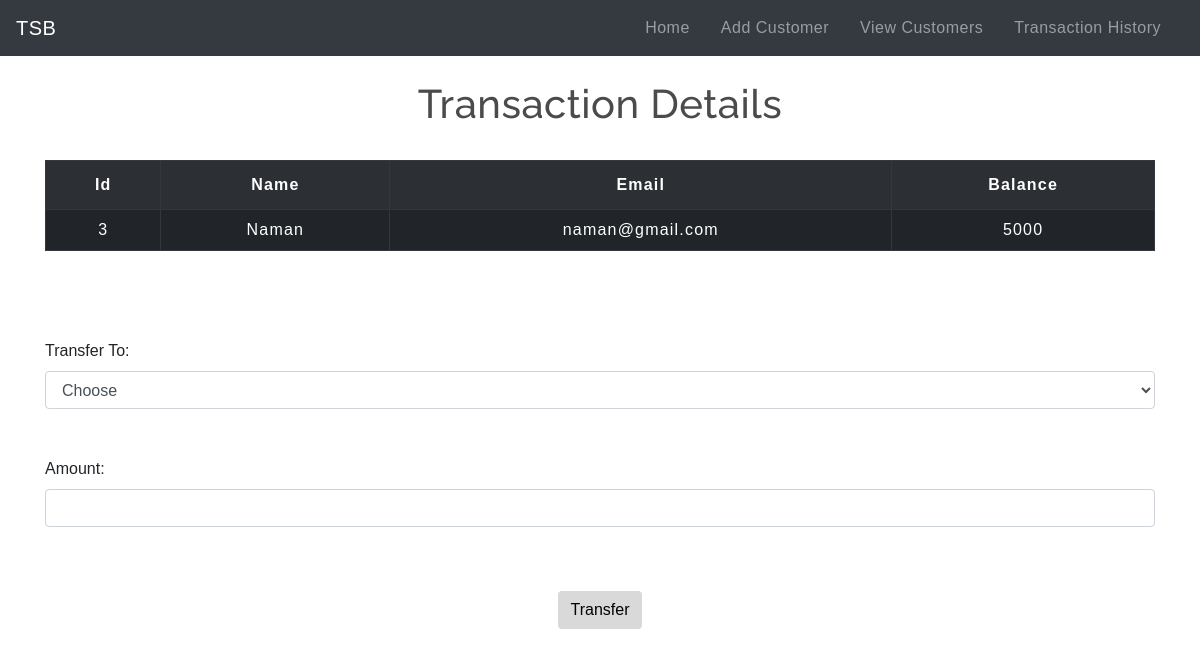
The app's page /selectuserdetail.php?id=3 with its own data.
### tables this page shows
CREATE TABLE `customers` (
  `id` int(3) NOT NULL,
  `name` text NOT NULL,
  `email` varchar(30) NOT NULL,
  `balance` int(8) NOT NULL
);

### selectuserdetail.php (the view, shortened to what this page needs)
<!DOCTYPE html>
<html lang="en">
<head>
    <link rel="stylesheet" href="https://maxcdn.bootstrapcdn.com/bootstrap/4.0.0/css/bootstrap.min.css">
    <link rel="stylesheet" type="text/css" href="css/table.css">
    <link rel="stylesheet" type="text/css" href="css/navbar.css">
</head>
<body>
<?php
  include 'navbar.php';
?>
	<div class="container">
        <h2 class="text-center pt-4">Transaction Details</h2>
            <?php
                include 'config.php';
                $sid=$_GET['id'];
                $sql = "SELECT * FROM  customers where id=$sid";
                $result=mysqli_query($conn,$sql);
                $rows=mysqli_fetch_assoc($result);
            ?>
            <form method="post" name="tcredit" class="tabletext" ><br>
        <div>
            <table class="table table-striped table-dark table-bordered">
                <tr>
                    <th class="text-center">Id</th>
                    <th class="text-center">Name</th>
                    <th class="text-center">Email</th>
                    <th class="text-center">Balance</th>
                </tr>
                <tr>
                    <td class="py-2"><?php echo $rows['id'] ?></td>
                    <td class="py-2"><?php echo $rows['name'] ?></td>
                    <td class="py-2"><?php echo $rows['email'] ?></td>
                    <td class="py-2"><?php echo $rows['balance'] ?></td>
                </tr>
            </table>
        </div>
        <br><br><br>
        <label>Transfer To:</label>
        <select name="to" class="form-control" required>
            <option value="" disabled selected>Choose</option>
        </select>
        <br>
        <br>
            <label>Amount:</label>
            <input type="number" class="form-control" name="amount" required>
            <br><br>
                <div class="text-center" >
            <button class="btn mt-3" name="submit" type="submit" id="myBtn">Transfer</button>
            </div>
        </form>
    </div>
</body>
</html>

### CSS/table.css (style rules this page uses)
* { padding: 0; margin: 0; box-sizing: border-box; font-family: sans-serif; }
h2 { font-size: 40px; }
table { letter-spacing: 1.2px; }
td { text-align: center; }
button { border:none; background: #d9d9d9; transition: 1s; }

### CSS/navbar.css (style rules this page uses)
h2 { color: #4C4B4B; letter-spacing: 0.5px; font-family: raleway; }

### selectuserdetail.php (style rules this page uses)
button { border:none; background: #d9d9d9; }

### records on screen
customers: id "3", name "Naman", email "naman@gmail.com", balance "5000"
